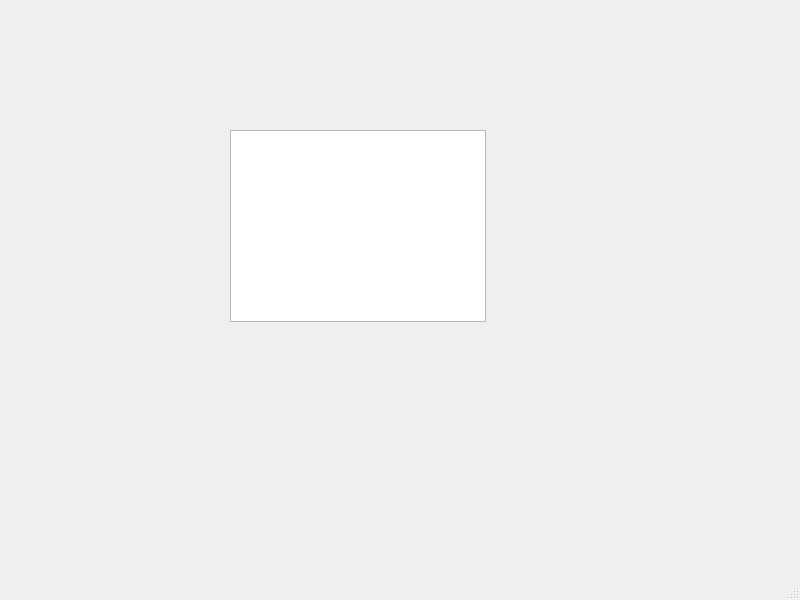
<?xml version="1.0" encoding="UTF-8"?>
<ui version="4.0">
 <class>MainWindow</class>
 <widget class="QMainWindow" name="MainWindow">
  <property name="geometry">
   <rect>
    <x>0</x>
    <y>0</y>
    <width>800</width>
    <height>600</height>
   </rect>
  </property>
  <property name="windowTitle">
   <string>MainWindow</string>
  </property>
  <widget class="QWidget" name="centralwidget">
   <widget class="QGraphicsView" name="graphicsView">
    <property name="geometry">
     <rect>
      <x>230</x>
      <y>130</y>
      <width>256</width>
      <height>192</height>
     </rect>
    </property>
   </widget>
  </widget>
  <widget class="QMenuBar" name="menubar">
   <property name="geometry">
    <rect>
     <x>0</x>
     <y>0</y>
     <width>800</width>
     <height>21</height>
    </rect>
   </property>
  </widget>
  <widget class="QStatusBar" name="statusbar"/>
 </widget>
 <resources/>
 <connections/>
</ui>
